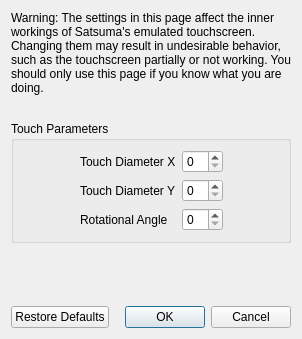
<?xml version="1.0" encoding="UTF-8"?>
<ui version="4.0">
 <class>ConfigureTouchscreenAdvanced</class>
 <widget class="QDialog" name="ConfigureTouchscreenAdvanced">
  <property name="geometry">
   <rect>
    <x>0</x>
    <y>0</y>
    <width>298</width>
    <height>339</height>
   </rect>
  </property>
  <property name="windowTitle">
   <string>Configure Touchscreen</string>
  </property>
  <layout class="QVBoxLayout" name="verticalLayout">
   <item>
    <widget class="QLabel" name="label_2">
     <property name="minimumSize">
      <size>
       <width>280</width>
       <height>0</height>
      </size>
     </property>
     <property name="text">
      <string>Warning: The settings in this page affect the inner workings of Satsuma's emulated touchscreen. Changing them may result in undesirable behavior, such as the touchscreen partially or not working. You should only use this page if you know what you are doing.</string>
     </property>
     <property name="wordWrap">
      <bool>true</bool>
     </property>
    </widget>
   </item>
   <item>
    <spacer name="verticalSpacer_2">
     <property name="orientation">
      <enum>Qt::Vertical</enum>
     </property>
     <property name="sizeType">
      <enum>QSizePolicy::Fixed</enum>
     </property>
     <property name="sizeHint" stdset="0">
      <size>
       <width>20</width>
       <height>20</height>
      </size>
     </property>
    </spacer>
   </item>
   <item>
    <widget class="QGroupBox" name="gridGroupBox">
     <property name="title">
      <string>Touch Parameters</string>
     </property>
     <layout class="QGridLayout" name="gridLayout">
      <item row="0" column="0">
       <spacer name="horizontalSpacer">
        <property name="orientation">
         <enum>Qt::Horizontal</enum>
        </property>
        <property name="sizeHint" stdset="0">
         <size>
          <width>40</width>
          <height>20</height>
         </size>
        </property>
       </spacer>
      </item>
      <item row="1" column="1">
       <widget class="QLabel" name="label_4">
        <property name="text">
         <string>Touch Diameter Y</string>
        </property>
       </widget>
      </item>
      <item row="0" column="3">
       <spacer name="horizontalSpacer_2">
        <property name="orientation">
         <enum>Qt::Horizontal</enum>
        </property>
        <property name="sizeHint" stdset="0">
         <size>
          <width>40</width>
          <height>20</height>
         </size>
        </property>
       </spacer>
      </item>
      <item row="0" column="1">
       <widget class="QLabel" name="label_3">
        <property name="text">
         <string>Touch Diameter X</string>
        </property>
       </widget>
      </item>
      <item row="2" column="1">
       <widget class="QLabel" name="label_5">
        <property name="text">
         <string>Rotational Angle</string>
        </property>
       </widget>
      </item>
      <item row="0" column="2">
       <widget class="QSpinBox" name="diameter_x_box"/>
      </item>
      <item row="1" column="2">
       <widget class="QSpinBox" name="diameter_y_box"/>
      </item>
      <item row="2" column="2">
       <widget class="QSpinBox" name="angle_box"/>
      </item>
     </layout>
    </widget>
   </item>
   <item>
    <spacer name="verticalSpacer">
     <property name="orientation">
      <enum>Qt::Vertical</enum>
     </property>
     <property name="sizeHint" stdset="0">
      <size>
       <width>20</width>
       <height>40</height>
      </size>
     </property>
    </spacer>
   </item>
   <item>
    <layout class="QHBoxLayout" name="horizontalLayout">
     <item>
      <widget class="QPushButton" name="restore_defaults_button">
       <property name="text">
        <string>Restore Defaults</string>
       </property>
      </widget>
     </item>
     <item>
      <widget class="QDialogButtonBox" name="buttonBox">
       <property name="standardButtons">
        <set>QDialogButtonBox::Cancel|QDialogButtonBox::Ok</set>
       </property>
      </widget>
     </item>
    </layout>
   </item>
  </layout>
 </widget>
 <resources/>
 <connections>
  <connection>
   <sender>buttonBox</sender>
   <signal>accepted()</signal>
   <receiver>ConfigureTouchscreenAdvanced</receiver>
   <slot>accept()</slot>
  </connection>
  <connection>
   <sender>buttonBox</sender>
   <signal>rejected()</signal>
   <receiver>ConfigureTouchscreenAdvanced</receiver>
   <slot>reject()</slot>
   </connection>
 </connections>
</ui>
